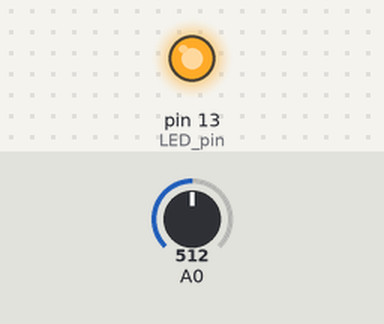
The sketch below on a simulated Arduino Uno, built with avr-gcc and run on an emulated ATmega328P. Parts: output pins drawn as LEDs (lit = HIGH). The inputs (shaded band) are chosen by the test bench; at power-on: A0 = 512.

Above: at 1.2 s.
1.3 s: A0 set to 887
2.8 s: A0 set to 908
At 3.2 s:
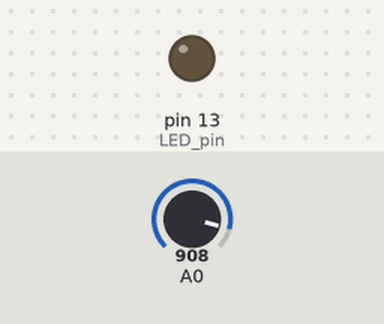
4.3 s: A0 set to 890
At 5.4 s:
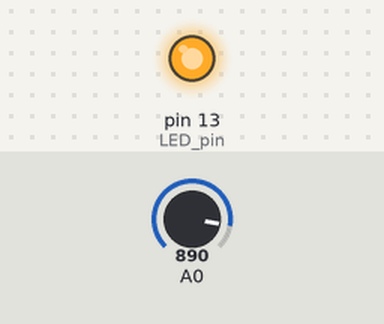
5.8 s: A0 set to 900
At 6.6 s:
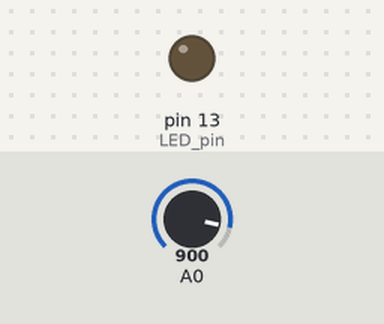
Timing chart, 0 to 8.3 s (numbered marks = the images above; inputs shaded):
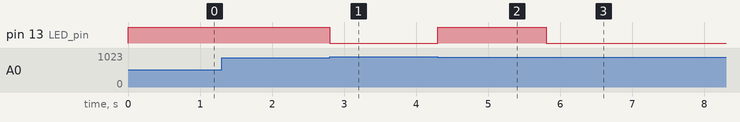

The sketch:

10-1.ino
```cpp
void setup() {
  pinMode(13, OUTPUT); // LED pin
  digitalWrite(14, HIGH); // enable pullup on analog input A0/D14
}

void loop() {
  if(analogRead(0) < 900) {
    digitalWrite(13, HIGH); // LED on = IR detected
    delay(100); // stretch...
  } else {
    digitalWrite(13, LOW); // LED off = no IR detected
  }
}
```

Measured:
- the behaviour switches between 899 and 900 on A0 (found by bisection; images 0 and 1)
- after the input at 1.3 s, every drawn part: stays the same
- after the input at 2.8 s, pin 13 (LED_pin): HIGH → LOW at once
- after the input at 4.3 s, pin 13 (LED_pin): LOW → HIGH at once
- after the input at 5.8 s, pin 13 (LED_pin): HIGH → LOW at once
